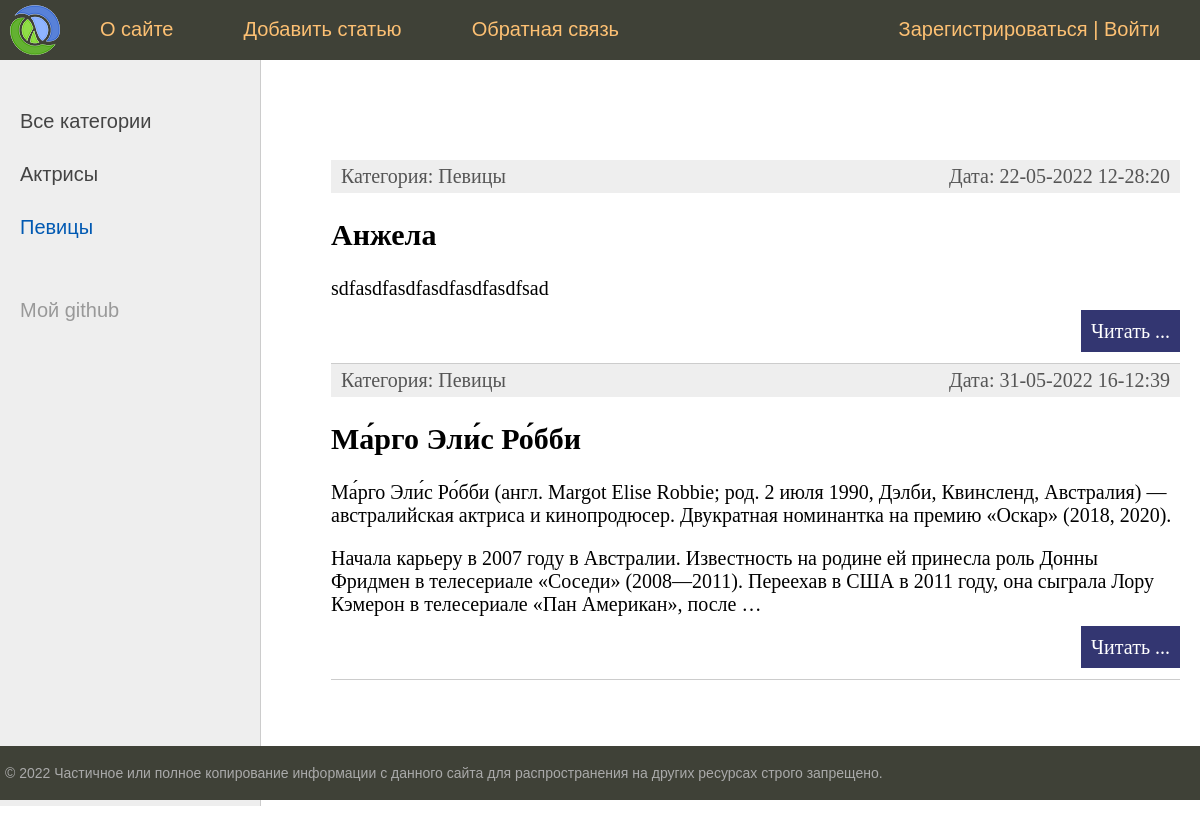
The page /category/pevicy/ (signed in) on the database its author committed.
### app1/models.py (models this page shows, shortened)
class Category(models.Model):
    name = models.CharField(max_length=100, db_index=True, verbose_name='Категория')
    slug = models.SlugField(max_length=255, unique=True, db_index=True, verbose_name="URL")
    def __str__(self):
        return self.name
    def get_absolute_url(self):
        return reverse('category', kwargs={'cat_slug': self.slug})
    class Meta:
        verbose_name = 'Категория'
        verbose_name_plural = 'Категории'
        ordering = ['id']

class Women(models.Model):
    title = models.CharField(max_length=255, verbose_name='Заголовок')
    slug = models.SlugField(max_length=255, unique=True, db_index=True, verbose_name="URL")
    content = models.TextField(blank=True, verbose_name='Содержание')
    photo = models.ImageField(upload_to="photos/%Y/%m/%d/", blank=True, verbose_name='Фото')
    time_create = models.DateTimeField(auto_now_add=True, verbose_name='Время создания')
    time_update = models.DateTimeField(auto_now=True, verbose_name='Время изменения')
    is_published = models.BooleanField(default=True, verbose_name='Статус публикации')
    cat = models.ForeignKey('Category', on_delete=models.PROTECT, verbose_name='Категория')
    def get_absolute_url(self):
        return reverse('post', kwargs={'post_slug': self.slug})
    class Meta:
        verbose_name = 'Известные конфетки'
        verbose_name_plural = 'Известные конфетки'

### app1/views.py (the view)
# urls.py: path('category/<slug:cat_slug>/', WomenCategory.as_view(), name='category'),
class WomenCategory(DataMixin, ListView):
    model = Women
    template_name = 'app1/index.html'
    context_object_name = 'posts'
    allow_empty = False
    def get_queryset(self):
        return Women.objects.filter(cat__slug=self.kwargs['cat_slug'], is_published=True)
    def get_context_data(self, *, object_list=None, **kwargs):
        context = super().get_context_data(**kwargs)
        c_def = self.get_user_context(title='Категория - ' + str(context['posts'][0].cat), cat_selected=context['posts'][0].cat_id)
        context = dict(list(context.items()) + list(c_def.items()))
        return context

### app1/utils.py (called while the page is built)
    def get_user_context(self, **kwargs):
        context = kwargs
        cats = Category.objects.annotate(Count('women'))
        user_menu = menu.copy()
        if not self.request.user.is_authenticated:
            user_menu.pop(1)
        context['menu'] = user_menu
        context['cats'] = cats
        if 'cat_selected' not in context:
            context['cat_selected'] = 0
        return context

### app1/templates/app1/index.html (shortened to what this page needs)
{% extends 'app1/base.html' %}
{% block content %}
    <ul class="list-articles">
        {% for i in posts %}
            <li>
                <div class="article-panel">
                    <p class="first">Категория: {{ i.cat }}</p>
                    <p class="last">Дата: {{ i.time_update|date:"d-m-Y H-i:s" }}</p>
                </div>
                <h2>{{ i.title }}</h2>
                <p>{{ i.content|linebreaks|truncatewords:60}}</p>
                <p class="link-read-post"><a href="{{ i.get_absolute_url }}">Читать ...</a></p>
            </li>
        {% endfor %}
    </ul>
{% endblock content %}

### app1/templates/app1/base.html (shortened to what this page needs)
{% load static %}
{% load app1_tags %}
<!DOCTYPE html>
<html>
<head>
	<link type="text/css" href="{% static 'app1/css/styles.css' %}" rel="stylesheet" />
</head>
<body>
    <table class="table-page" border=0 cellpadding="0" cellspacing="0">
        <tr><td valign=top>
                {% block mainmenu %}
                <div class="header">
                    <ul id="mainmenu" class="mainmenu">
                    <li class="logo"><a href="{% url 'home' %}"><div class="logo"></div></a></li>
                    {% for m in menu %}
                        <li><a href="{% url m.url_name %}">{{m.title}}</a></li>
                    {% endfor %}
                    <li class="last"><a href="{% url 'register' %}">Зарегистрироваться</a> | <a href="{% url 'login' %}">Войти</a></li>
                    </ul>
                </div>
                {% endblock mainmenu %}
        <table class="table-content" border=0 cellpadding="0" cellspacing="0">
        <tr>
            <td valign="top" class="left-chapters">
                <ul id="leftchapters">
                    {% if cat_selected == 0 %}
                    <li class="selected">Все категории</li>
                    {% else %}
                    <li><a href="{% url 'home' %}" >Все категории</a></li>
                    {% endif %}
                {% for c in cats %}
                    {% if c.women__count > 0 %}
                        {% if c.pk == cat_selected %}
                            <li class="selected">{{ c.name }}</li>
                        {% else %}
                            <li><a href="{{ c.get_absolute_url }}">{{ c.name }}</a></li>
                        {% endif %}
                    {% endif %}
                {% endfor %}
                    <li class="share">
                    <p>Мой github</p>
                    <a class="share-yt" href="https://github.com/GerasiMandMumu?tab=overview&from=2022-05-01&to=2022-05-17" target="_blank" rel="nofollow"></a>
                    </li>
                </ul>
            </td>
        <td valign="top" class="content">
	<div class="content-text">
        {% block content %}
        {% endblock %}
	</div>
        </td></tr></table>
        </td></tr>
        <tr><td valign=top>
            <div id="footer">
                <p>&copy; 2022 Частичное или полное копирование информации с данного сайта для распространения на других ресурсах строго запрещено.</p>
            </div>
        </td></tr></table>
    </body>
</html>

### app1/static/app1/css/styles.css (style rules this page uses)
html, body { font-family: 'Arial'; margin: 0; padding: 0; height: 100%; width: 100%; color: #444; }
a { color: #0059b2; text-decoration: none; }
p.link-read-post { text-align: right; }
p.link-read-post a { padding: 10px; min-width: 100px; background: #333671; color: #fff; text-decoration: none; }
div.article-panel { background: #eee; padding: 5px 10px 5px 10px; box-sizing: border-box; overflow: hidden; color: #555; }
div.article-panel p.first { margin: 0; float: left; }
div.article-panel p.last { margin: 0; float: right; }
ul.list-articles { list-style: none; margin: 0; padding: 0; }
ul.list-articles li { border-bottom: 1px solid #ccc; }
.table-page { width: 100%; height: 100%; vertical-align: top; }
.table-page tr { height: 100%; }
.header { background: #3F4137; height: 60px; }
.logo { background: url('../images/logo.png') no-repeat 10px 5px; width: 70px; height: 60px; }
ul.mainmenu { list-style: none; margin: 0; padding: 0; height: 60px; color: #fdc073; font-size: 20px; overflow: hidden; }
ul.mainmenu li { float: left; margin: 18px 40px 0 30px; }
ul.mainmenu li.logo { margin: 0; }
ul.mainmenu li.last { float: right; }
ul.mainmenu li a { color: #fdc073; text-decoration: none; }
.table-content { width: 100%; min-height: 100%; height: 100%; }
.left-chapters { margin: 0; background: #eee; border-right: 1px solid #ccc; min-height: 100%; }
.left-chapters ul { width: 230px; min-height: 100%; margin: 0; padding: 20px 10px 10px 20px; list-style: none; font-size: 20px; }
.left-chapters ul li { margin: 30px 0 0 0; color: #999; }
.left-chapters ul li.selected { color: #0059b2; }
.left-chapters ul li a { color: #444; text-decoration: none; }
.left-chapters ul li.share { margin: 60px 0 0 0; }
.left-chapters ul li.share p { margin: 30px 0 30px 0; }
.left-chapters ul li.share a { display: inline-block; width: 40px; height: 40px; margin: 0 20px 0 0; }
.left-chapters ul li.share a.share-yt { width: 100%; height: 30px; background: url('../images/share_yt.png') no-repeat 0 0 }
.content { padding: 40px 20px 20px 40px; width: 100%; box-sizing: border-box; }
.content-text { margin: 60px 0 0 30px; color: #000; font-size: 20px; font-family: Yandex Sans Display Light; }
#footer { box-sizing: border-box; background: #3F4137; padding: 5px; color: #aaa; font-size: 14px; font-family: Verdana, Geneva, Arial, Helvetica; text-align: left; overflow: hidden; }

### rows shown on the page
Category: name "Актрисы"
Category: name "Певицы"
Women: cat "Певицы", time_update "22-05-2022 12-28:20", title "Анжела", content "sdfasdfasdfasdfasdfasdfsad"
Women: cat "Певицы", time_update "31-05-2022 16-12:39", title "Ма́рго Эли́с Ро́бби", content "Ма́рго Эли́с Ро́бби (англ. Margot Elise Robbie; род. 2 июля 1990, Дэлби, Квинсленд, Австралия) — австралийская актриса и кинопродюсер. Двукратная номинантка на премию «Оскар» (2018, 2020). Начала карьеру в 2007 году в Австралии. Известность на родине ей принесла роль Донны Фридмен в телесериале «Соседи» (2008—2011). Переехав в США в 2011 году, она сыграла Лору Кэмерон в телесериале «Пан Американ», после …"

### other values the page prints
{{ m.title }} "О сайте" "Добавить статью" "Обратная связь"
